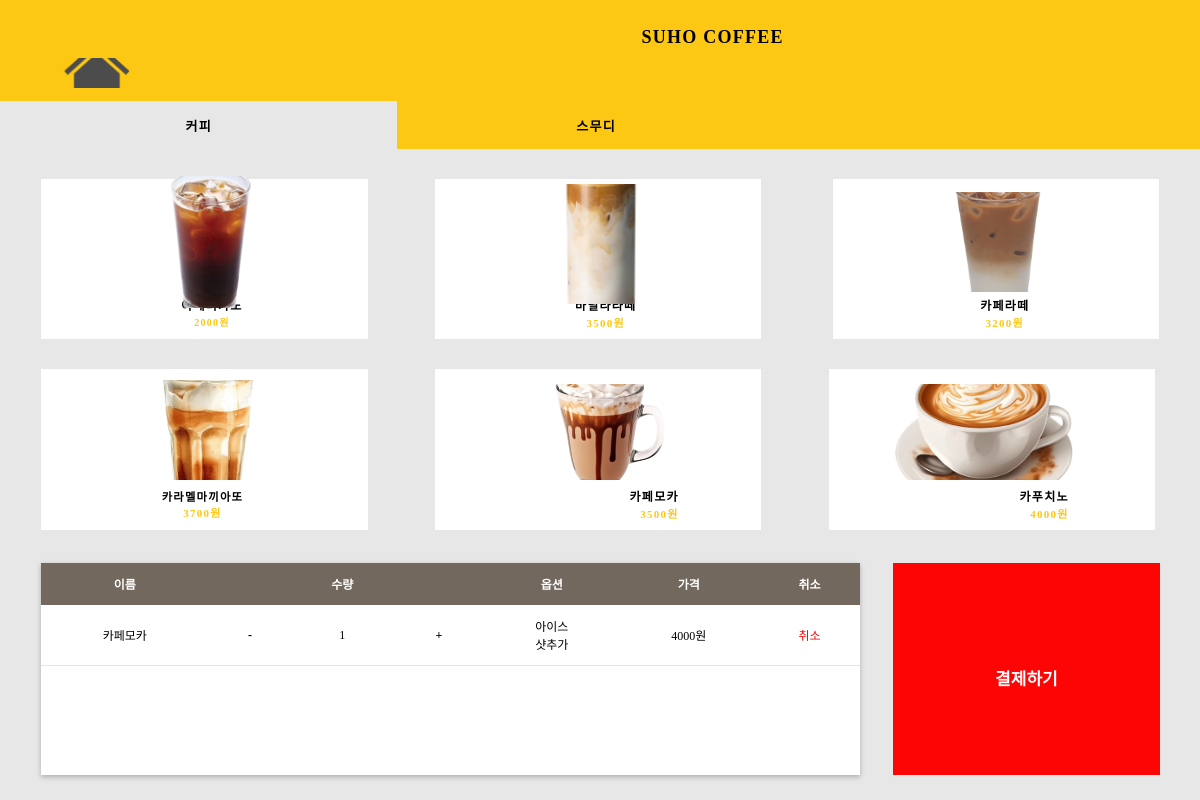
Page /cafemain on the earlier database version.
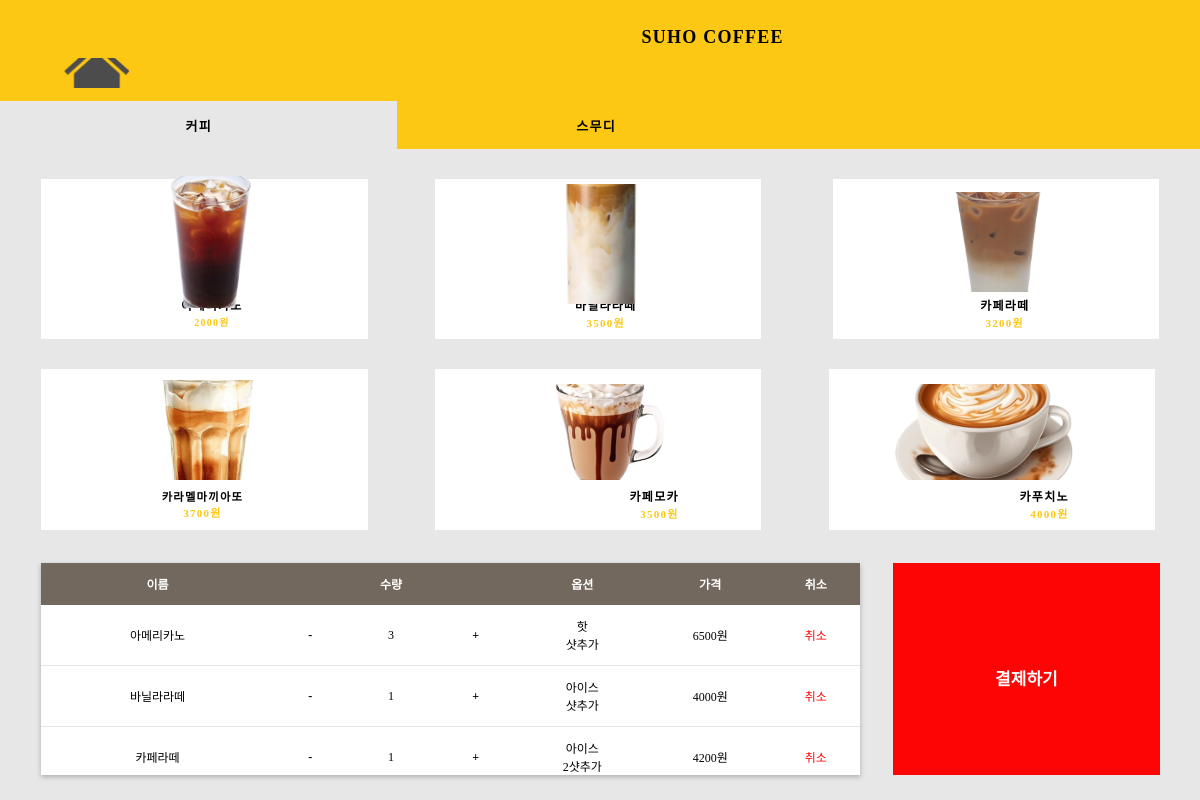
Same page on the later database version.
### api/models.py (models this page shows)
class Cart(models.Model):
    menu = models.ForeignKey(Menu, on_delete=models.CASCADE)
    menuQuantity = models.IntegerField(default=0)
    option1 = models.CharField(max_length=100, default="핫")
    option2 = models.CharField(max_length=100, default="기본")
    totalPrice = models.IntegerField(default=0)

class Menu(models.Model):
    menuName = models.CharField(max_length=1000, default="unknown")
    menuPrice = models.IntegerField(default=0)

### main/views.py (the view)
# urls.py: path('cafemain', views.cafemain, name='cafemain'),
def cafemain(request):
    carts = Cart.objects.all()
    total = 0
    for cart in carts:
        total += cart.totalPrice
    return render(request,'cafemain.html', {'carts':carts, 'total':total})

### main/templates/cafemain.html (shortened to what this page needs)
<!DOCTYPE html>
<html lang="en">
  <head>
    <link rel="stylesheet" href="static/cafemain.css" />
  </head>
  <body>
    <div class="main-2">
      <div class="yellow-panel"></div>
      <div class="suho-coffee">SUHO COFFEE</div>
      <div class="_2000"  >
        <span>
          <span class="_2000-span">
            <br />
          </span>
          <span class="_2000-span2">2000원</span>
        </span>
      </div>
      <img class="americano" src="static/img/americano0.png" onclick="buy('americano')"/>
      <div class="_3700">
        <span>
          <span class="_3700-span">
            카라멜마끼아또
            <br />
          </span>
          <span class="_3700-span2">3700원</span>
        </span>
      </div>
      <img class="caramel-macchiato" src="static/img/caramel-macchiato0.png" onclick="buy('caramel-macchiato')" />
      <div class="_37002">
        <span>
          <span class="_37002-span">
            카페모카
            <br />
          </span>
          <span class="_37002-span2">3500원</span>
        </span>
      </div>
      <img class="cafe-mocha" src="static/img/cafe-mocha0.png" onclick="buy('cafe-mocha')" />
      <div class="_37003">
        <span>
          <span class="_37003-span">
            카푸치노
            <br />
          </span>
          <span class="_37003-span2">4000원</span>
        </span>
      </div>
      <img class="cappuccino" src="static/img/cappuccino0.png" onclick="buy('cappuccino')" />
      <div class="checklist-retangle">
        <table>
          <thead>
          <tr>
              <th>이름</th>
              <th></th>
              <th>수량</th>
              <th></th>
              <th>옵션</th>
              <th>가격</th>
              <th>취소</th>
          </tr>
          </thead>
          <tbody>
            {% for cart in carts %}
          <tr>
              <td>{{ cart.menu.menuName }}</td>
              <td onclick="changeQuantity(-1, '{{ cart.id }}')"> <b>&nbsp;&nbsp;-&nbsp;&nbsp;</b></td>
              <td>{{ cart.menuQuantity }}</td>
              <td onclick="changeQuantity(1, '{{ cart.id }}')"> <b>&nbsp;&nbsp;+&nbsp;&nbsp;</b> </td>
              <td>{{ cart.option1 }}<br> {{ cart.option2 }}</td>
              <td>{{ cart.totalPrice }}원</td>
              <td style="color: red" onclick="deleteCart('{{ cart.id }}')">취소</td>
          </tr>
          {% endfor %}
          </tbody>
      </table>
      </div>
      <div class="pay-retangle" onclick="confirmOrder()">
        <div class="div">결제하기</div>
      </div>
      <img class="home-button" src="static/img/home-button0.png" onclick="window.location.href='/'" />
      <div class="_3000" onclick="buy('cafe-latte')">
        <span>
          <span class="_3000-span">
            카페라떼
            <br />
          </span>
          <span class="_3000-span2">3200원</span>
        </span>
      </div>
      <img class="cafe-latte" src="static/img/cafe-latte0.png" onclick="buy('cafe-latte')" />
      <div class="_30002">
        <span>
          <span class="_30002-span">
            바닐라라떼
            <br />
          </span>
          <span class="_30002-span2">3500원</span>
        </span>
      </div>
      <div class="valina-latte">
        <img class="image-36" src="static/img/valina-latte.png" onclick="buy('valina-latte')"/>
      </div>
      <div class="coffee-button2" onclick="location.href='cafemain'">
        <div class="div3" onclick="">커피</div>
      </div>
      <div class="smoothe-button2">
        <div class="div4">스무디</div>
    </div>
    </div>

Differences in the rows shown:
removed Cart: menu.menuName "카페모카", menuQuantity "1", option1 "아이스", option2 "샷추가", totalPrice "4000"
added Cart: menu.menuName "아메리카노", menuQuantity "3", option1 "핫", option2 "샷추가", totalPrice "6500"
added Cart: menu.menuName "바닐라라떼", menuQuantity "1", option1 "아이스", option2 "샷추가", totalPrice "4000"
added Cart: menu.menuName "카페라떼", menuQuantity "1", option1 "아이스", option2 "2샷추가", totalPrice "4200"
